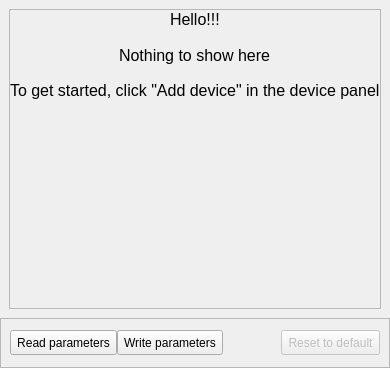
           <widget class="QWidget" name="treeViewContainer" native="true">
            <property name="sizePolicy">
             <sizepolicy hsizetype="Expanding" vsizetype="Expanding">
              <horstretch>0</horstretch>
              <verstretch>0</verstretch>
             </sizepolicy>
            </property>
            <layout class="QVBoxLayout" name="verticalLayout_8">
             <property name="spacing">
              <number>0</number>
             </property>
             <property name="leftMargin">
              <number>0</number>
             </property>
             <property name="topMargin">
              <number>0</number>
             </property>
             <property name="rightMargin">
              <number>0</number>
             </property>
             <property name="bottomMargin">
              <number>0</number>
             </property>
             <item>
              <widget class="AqTreeViewManager" name="stackedWidget_2">
               <property name="sizePolicy">
                <sizepolicy hsizetype="Expanding" vsizetype="Expanding">
                 <horstretch>0</horstretch>
                 <verstretch>0</verstretch>
                </sizepolicy>
               </property>
               <property name="currentIndex">
                <number>0</number>
               </property>
               <widget class="QWidget" name="NoDevicesPage">
                <property name="sizePolicy">
                 <sizepolicy hsizetype="Expanding" vsizetype="Expanding">
                  <horstretch>0</horstretch>
                  <verstretch>0</verstretch>
                 </sizepolicy>
                </property>
                <layout class="QVBoxLayout" name="verticalLayout_3">
                 <item alignment="Qt::AlignHCenter|Qt::AlignVCenter">
                  <widget class="QFrame" name="frame_5">
                   <property name="sizePolicy">
                    <sizepolicy hsizetype="Preferred" vsizetype="Expanding">
                     <horstretch>0</horstretch>
                     <verstretch>0</verstretch>
                    </sizepolicy>
                   </property>
                   <property name="minimumSize">
                    <size>
                     <width>0</width>
                     <height>300</height>
                    </size>
                   </property>
                   <property name="frameShape">
                    <enum>QFrame::StyledPanel</enum>
                   </property>
                   <property name="frameShadow">
                    <enum>QFrame::Raised</enum>
                   </property>
                   <layout class="QVBoxLayout" name="verticalLayout_2">
                    <property name="spacing">
                     <number>0</number>
                    </property>
                    <property name="leftMargin">
                     <number>0</number>
                    </property>
                    <property name="topMargin">
                     <number>0</number>
                    </property>
                    <property name="rightMargin">
                     <number>0</number>
                    </property>
                    <property name="bottomMargin">
                     <number>40</number>
                    </property>
                    <item alignment="Qt::AlignHCenter|Qt::AlignTop">
                     <widget class="QLabel" name="label_7">
                      <property name="font">
                       <font>
                        <pointsize>12</pointsize>
                       </font>
                      </property>
                      <property name="text">
                       <string>Hello!!!</string>
                      </property>
                     </widget>
                    </item>
                    <item alignment="Qt::AlignHCenter|Qt::AlignTop">
                     <widget class="QLabel" name="label_8">
                      <property name="font">
                       <font>
                        <pointsize>12</pointsize>
                       </font>
                      </property>
                      <property name="text">
                       <string>Nothing to show here</string>
                      </property>
                     </widget>
                    </item>
                    <item alignment="Qt::AlignHCenter|Qt::AlignTop">
                     <widget class="QLabel" name="label_9">
                      <property name="enabled">
                       <bool>true</bool>
                      </property>
                      <property name="font">
                       <font>
                        <pointsize>12</pointsize>
                       </font>
                      </property>
                      <property name="text">
                       <string>To get started, click &quot;Add device&quot; in the device panel</string>
                      </property>
                     </widget>
                    </item>
                    <item alignment="Qt::AlignHCenter|Qt::AlignVCenter">
                     <widget class="QLabel" name="factoryPic">
                      <property name="sizePolicy">
                       <sizepolicy hsizetype="Preferred" vsizetype="Preferred">
                        <horstretch>1</horstretch>
                        <verstretch>0</verstretch>
                       </sizepolicy>
                      </property>
                      <property name="minimumSize">
                       <size>
                        <width>273</width>
                        <height>151</height>
                       </size>
                      </property>
                      <property name="maximumSize">
                       <size>
                        <width>273</width>
                        <height>151</height>
                       </size>
                      </property>
                      <property name="sizeIncrement">
                       <size>
                        <width>0</width>
                        <height>0</height>
                       </size>
                      </property>
                      <property name="text">
                       <string/>
                      </property>
                      <property name="pixmap">
                       <pixmap resource="../resoursec.qrc">:/images/icons/industrial_pic.png</pixmap>
                      </property>
                      <property name="scaledContents">
                       <bool>true</bool>
                      </property>
                      <property name="alignment">
                       <set>Qt::AlignCenter</set>
                      </property>
                     </widget>
                    </item>
                   </layout>
                  </widget>
                 </item>
                </layout>
               </widget>
               <widget class="QWidget" name="page_2">
                <property name="sizePolicy">
                 <sizepolicy hsizetype="Expanding" vsizetype="Expanding">
                  <horstretch>0</horstretch>
                  <verstretch>0</verstretch>
                 </sizepolicy>
                </property>
                <layout class="QVBoxLayout" name="verticalLayout_4">
                 <property name="spacing">
                  <number>0</number>
                 </property>
                 <property name="leftMargin">
                  <number>0</number>
                 </property>
                 <property name="topMargin">
                  <number>0</number>
                 </property>
                 <property name="rightMargin">
                  <number>0</number>
                 </property>
                 <property name="bottomMargin">
                  <number>0</number>
                 </property>
                </layout>
               </widget>
              </widget>
             </item>
             <item>
              <widget class="QFrame" name="footer">
               <property name="sizePolicy">
                <sizepolicy hsizetype="Expanding" vsizetype="Preferred">
                 <horstretch>0</horstretch>
                 <verstretch>0</verstretch>
                </sizepolicy>
               </property>
               <property name="minimumSize">
                <size>
                 <width>0</width>
                 <height>50</height>
                </size>
               </property>
               <property name="maximumSize">
                <size>
                 <width>16777215</width>
                 <height>50</height>
                </size>
               </property>
               <property name="frameShape">
                <enum>QFrame::StyledPanel</enum>
               </property>
               <property name="frameShadow">
                <enum>QFrame::Raised</enum>
               </property>
               <layout class="QHBoxLayout" name="horizontalLayout_7">
                <property name="spacing">
                 <number>0</number>
                </property>
                <item>
                 <widget class="QToolButton" name="readParamMenuBtn">
                  <property name="minimumSize">
                   <size>
                    <width>25</width>
                    <height>25</height>
                   </size>
                  </property>
                  <property name="maximumSize">
                   <size>
                    <width>130</width>
                    <height>25</height>
                   </size>
                  </property>
                  <property name="text">
                   <string>Read parameters</string>
                  </property>
                  <property name="icon">
                   <iconset>
                    <normaloff>../../../../AQico_translucent.png</normaloff>../../../../AQico_translucent.png</iconset>
                  </property>
                  <property name="iconSize">
                   <size>
                    <width>20</width>
                    <height>20</height>
                   </size>
                  </property>
                  <property name="toolButtonStyle">
                   <enum>Qt::ToolButtonTextOnly</enum>
                  </property>
                 </widget>
                </item>
                <item>
                 <widget class="QToolButton" name="writeParamMenuBtn">
                  <property name="minimumSize">
                   <size>
                    <width>25</width>
                    <height>25</height>
                   </size>
                  </property>
                  <property name="maximumSize">
                   <size>
                    <width>130</width>
                    <height>25</height>
                   </size>
                  </property>
                  <property name="text">
                   <string>Write parameters</string>
                  </property>
                  <property name="icon">
                   <iconset>
                    <normaloff>../../../../AQico_translucent.png</normaloff>../../../../AQico_translucent.png</iconset>
                  </property>
                  <property name="iconSize">
                   <size>
                    <width>20</width>
                    <height>20</height>
                   </size>
                  </property>
                  <property name="toolButtonStyle">
                   <enum>Qt::ToolButtonTextOnly</enum>
                  </property>
                 </widget>
                </item>
                <item>
                 <spacer name="horizontalSpacer">
                  <property name="orientation">
                   <enum>Qt::Horizontal</enum>
                  </property>
                  <property name="sizeHint" stdset="0">
                   <size>
                    <width>40</width>
                    <height>20</height>
                   </size>
                  </property>
                 </spacer>
                </item>
                <item>
                 <widget class="QToolButton" name="setDefaultMenuBtn_3">
                  <property name="enabled">
                   <bool>false</bool>
                  </property>
                  <property name="minimumSize">
                   <size>
                    <width>25</width>
                    <height>25</height>
                   </size>
                  </property>
                  <property name="maximumSize">
                   <size>
                    <width>130</width>
                    <height>25</height>
                   </size>
                  </property>
                  <property name="text">
                   <string>Reset to default</string>
                  </property>
                  <property name="icon">
                   <iconset>
                    <normaloff>../../../../AQico_translucent.png</normaloff>../../../../AQico_translucent.png</iconset>
                  </property>
                  <property name="iconSize">
                   <size>
                    <width>20</width>
                    <height>20</height>
                   </size>
                  </property>
                  <property name="toolButtonStyle">
                   <enum>Qt::ToolButtonTextOnly</enum>
                  </property>
                 </widget>
                </item>
               </layout>
              </widget>
             </item>
            </layout>
           </widget>
